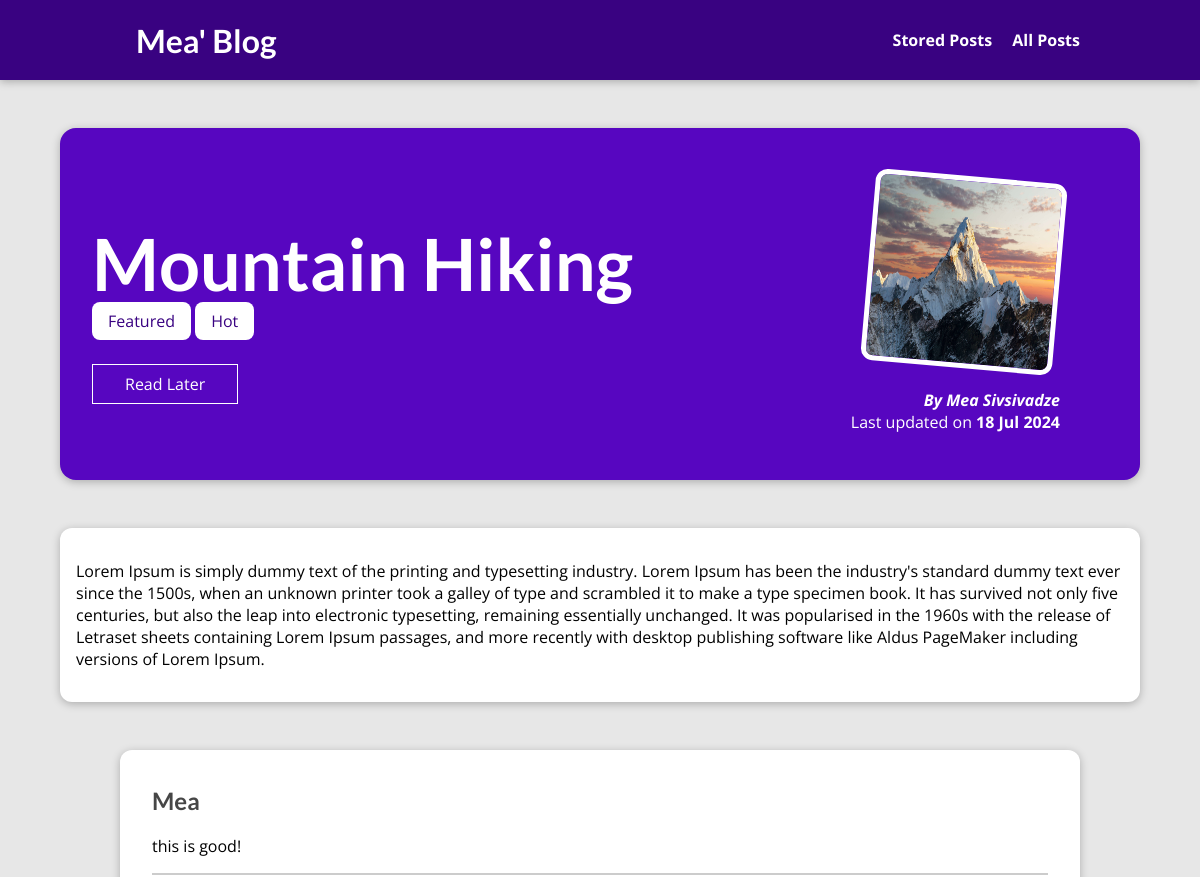
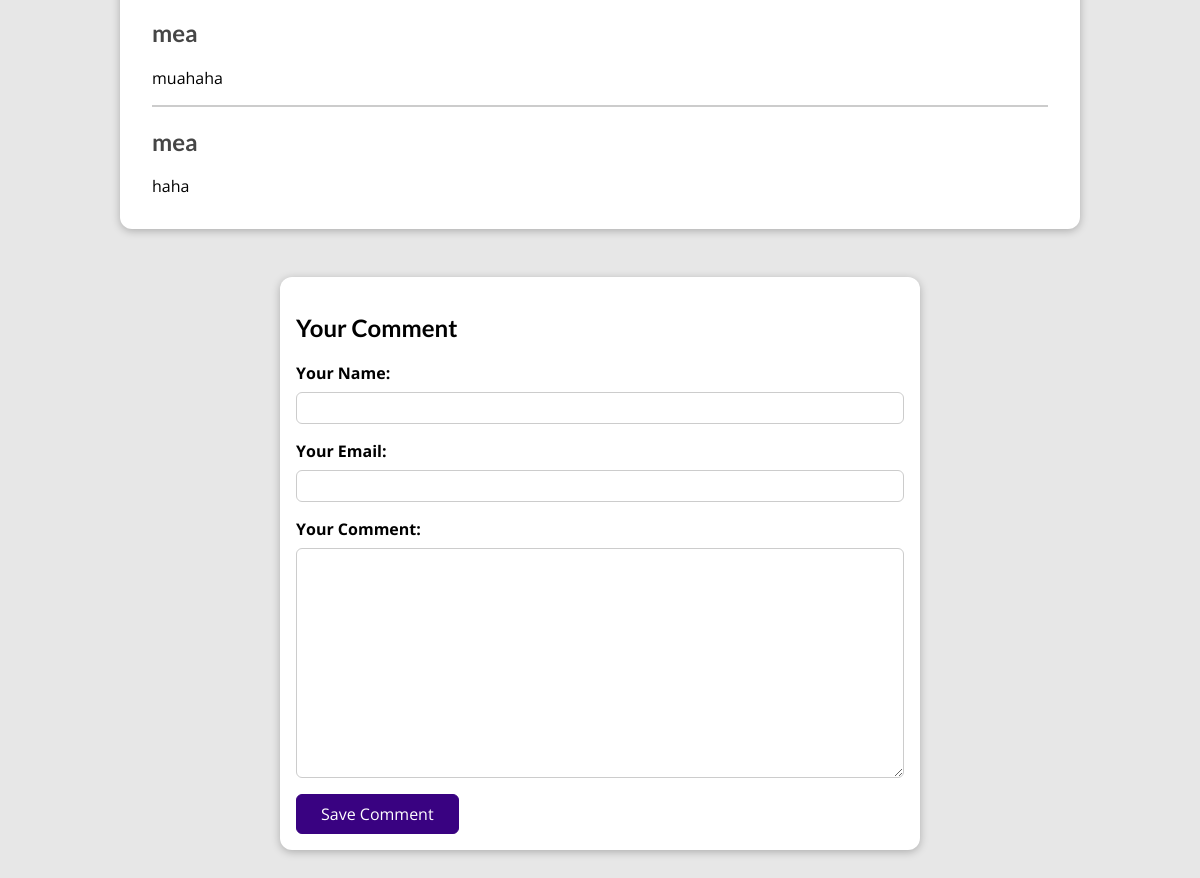
The page /posts/hike-in-the-mountains on the database its author committed (2 pictures, top to bottom).
### blog/models.py (models this page shows, shortened)
class Post(models.Model):
    title = models.CharField(max_length=150)
    excerpt = models.CharField(max_length=200)
    image = models.ImageField(upload_to='posts', null=True)
    date = models.DateField(auto_now=True)
    slug = models.SlugField(unique=True, db_index=True)
    content = models.TextField(validators=[MinLengthValidator(10)])
    author = models.ForeignKey(
        Author, on_delete=models.SET_NULL, null=True, related_name='posts')
    tags = models.ManyToManyField(Tag)

class Tag(models.Model):
    caption = models.CharField(max_length=20)

class Author(models.Model):
    first_name = models.CharField(max_length=100)
    last_name = models.CharField(max_length=100)
    email_address = models.EmailField()
    def full_name(self):
        return f"{self.first_name} {self.last_name}"
    def __str__(self):
        return self.full_name()

class Comment(models.Model):
    user_name = models.CharField(max_length=120)
    user_email = models.EmailField()
    text = models.TextField(max_length=400)
    post = models.ForeignKey(
        Post, on_delete=models.CASCADE, related_name='comments')

### blog/views.py (the view, shortened to what this page needs)
# urls.py: path('posts/<slug:slug>', views.SinglePostView.as_view(),
class SinglePostView(View):
    def is_stored_post(self, request, post_id):
        stored_posts = request.session.get('stored_posts')
        if stored_posts is not None:
            is_saved_for_later = post_id in stored_posts
        else:
            is_saved_for_later = False
        return is_saved_for_later
    def get(self, request, slug):
        post = Post.objects.get(slug=slug)
        context = {
            'post': post,
            'post_tags': post.tags.all(),
            'comment_form': CommentForm(),
            'comments': post.comments.all().order_by('-id'),
            'saved_for_later': self.is_stored_post(request, post.id)
        }
        return render(request, 'blog/post-detail.html', context)

### blog/forms.py
class CommentForm(forms.ModelForm):
    class Meta:
        model = Comment
        exclude = ['post']
        labels = {
            'user_name': 'Your Name',
            'user_email': 'Your Email',
            'text': 'Your Comment'
        }

### blog/templates/blog/post-detail.html (shortened to what this page needs)
{% extends 'base.html' %}
{% load static %}
{%block css_files %}
    <link rel='stylesheet' href='{% static 'blog/post-detail.css' %}' />
{% endblock %}
{% block content %}
<section id='summary'>
    <h2>{{ post.title }}</h2>
    <div>
        {% for tag in post_tags %}
            <span class='tag'>{{ tag.caption }}</span>
        {% endfor %}
    </div>
    <div id='read-later'>
        <form action='{% url 'read-later' %}' method='POST'>
            <button>
                {% if saved_for_later %}
                    Remove from 'Read Later' List
                {% else %}
                    Read Later
                {% endif %}
            </button>
        </form>
    </div>
    <article>
        <img src='{{ post.image.url }}' alt={{ post.title }} />
        <address>By <a href='mailto:{{ post.author.email_address }}'>{{ post.author }}</a></address>
        <div>
            Last updated on <time>{{ post.date|date:'d M Y' }}</time>
        </div>
    </article>
</section>
<main>
    {{ post.content|linebreaks }}
</main>
<section id='comments'>
    <ul>
        {% for comment in comments %}
            <li>
                <h2>{{ comment.user_name }}</h2>
                <p>{{ comment.text|linebreaks }}</p>
            </li>
        {% endfor %}
    </ul>
</section>
<section id='comment-form'>
    <h2>Your Comment</h2>
    <form action='{% url 'post-detail-page' post.slug %}' method='POST'>
        {% for form_field in comment_form %}
            <div class='form-control {% if form_field.errors %}invalid{% endif %}'>
                {{ form_field.label_tag }}
                {{ form_field }}
            </div>
        {% endfor %}
        <button>Save Comment</button>
    </form>
</section>
{% endblock %}

### static/app.css (style rules this page uses)
* { box-sizing: border-box; }
html { font-family: 'Open Sans', 'Lato', sans-serif; }
body { margin: 0; }
h1, h2, h3 { font-family: 'Lato', sans-serif; font-weight: bold; }

### blog/static/blog/post-detail.css (style rules this page uses)
body { background-color: #e7e7e7; }
#summary { margin: 8rem auto 3rem auto; padding: 2rem; width: 90%; max-width: 90rem; border-radius: 16px; background-color: #5706c0; position: relative; box-shadow: 0 2px 8px rgba(0, 0, 0, 0.25); height: 22rem; }
#summary h2 { color: white; font-size: 4.5rem; margin-bottom: 0.25rem; }
#summary article { position: absolute; top: 2rem; right: 3rem; padding: 1rem 2rem; border-radius: 12px; text-align: right; color: white; }
#summary article img { width: 12rem; height: 12rem; border-radius: 12px; transform: rotateZ(5deg); border: 5px solid white; margin-bottom: 1rem; }
#summary address { font-weight: bold; }
#summary a { color: white; text-decoration: none; }
#summary time { font-weight: bold; }
#read-later { margin: 2rem 0; }
#read-later button { background-color: transparent; border: 1px solid white; padding: 0.5rem 2rem; font: inherit; color: white; cursor: pointer; }
main { width: 90%; max-width: 90rem; margin: 3rem auto; background-color: white; padding: 1rem; border-radius: 12px; box-shadow: 0 2px 8px rgba(0, 0, 0, 0.25); }
.tag { background-color: white; color: #390281; padding: 0.5rem 1rem; border-radius: 8px; }
#comment-form { margin: 3rem auto; width: 90%; max-width: 40rem; border-radius: 12px; background-color: white; box-shadow: 0 2px 8px rgba(0, 0, 0, 0.25); padding: 1rem; }
#comment-form button { font: inherit; background-color: #390281; color: white; border: 1px solid #390281; padding: 0.5rem 1.5rem; border-radius: 6px; cursor: pointer; }
.form-control { margin-bottom: 1rem; }
.form-control label { font-weight: bold; margin-bottom: 0.5rem; display: block; }
.form-control input, .form-control textarea { display: block; width: 100%; font: inherit; padding: 0.25rem; border-radius: 6px; border: 1px solid #ccc; }
#comments { margin: 3rem auto; width: 90%; max-width: 60rem; border-radius: 12px; background-color: white; box-shadow: 0 2px 8px rgba(0, 0, 0, 0.25); padding: 1rem 2rem; }
#comments ul { list-style: none; margin: 0; padding: 0; }
#comments li { margin-bottom: 1rem; border-bottom: 2px solid #ccc; }
#comments li:last-of-type { border-bottom: none; }
#comments h2 { color: #464646; }

### rows shown on the page
Post: title "Mountain Hiking", image (picture), author "Mea Sivsivadze", date "18 Jul 2024", content "Lorem Ipsum is simply dummy text of the printing and typesetting industry. Lorem Ipsum has been the industry's standard dummy text ever since the 1500s, when an unknown printer took a galley of type and scrambled it to make a type specimen book. It has survived not only five centuries, but also the leap into electronic typesetting, remaining essentially unchanged. It was popularised in the 1960s with the release of Letraset sheets containing Lorem Ipsum passages, and more recently with desktop publishing software like Aldus PageMaker including versions of Lorem Ipsum."
Tag: caption "Featured"
Tag: caption "Hot"
Comment: user_name "Mea", text "this is good!"
Comment: user_name "mea", text "muahaha"
Comment: user_name "mea", text "haha"
